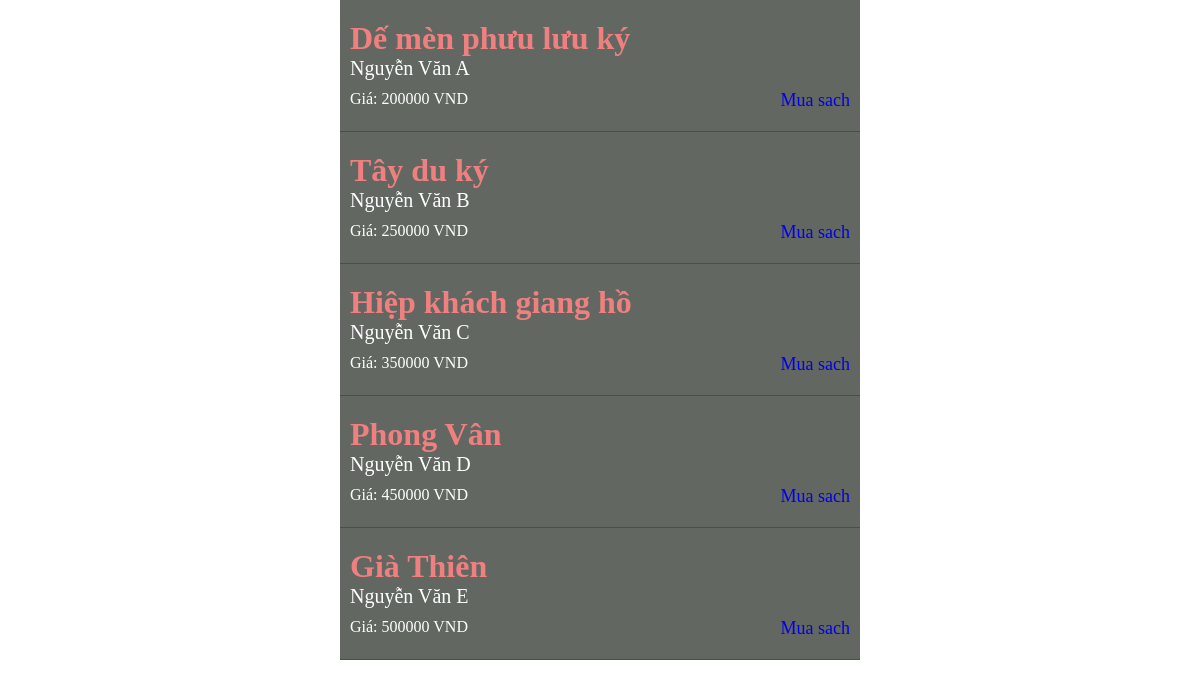
The page / on the database its author committed.
### tables this page shows
CREATE TABLE `book` (
  `id` int(10) NOT NULL,
  `name_book` varchar(200) NOT NULL,
  `composer` varchar(200) NOT NULL,
  `price` varchar(11) NOT NULL
);

### index.php (the view, shortened to what this page needs)
<!DOCTYPE html>
<html lang="en">
<head>
    <link rel="stylesheet" href="css/css.css">
</head>
<body>
    <?php
    $link=new mysqli('localhost','root','','book')or die('kết nối thất bại');
    mysqli_query($link,'SET NAMES UTF8');
    $query="SELECT * FROM book order by id ASC";
    $result=mysqli_query($link,$query);
    if (mysqli_num_rows($result)>0){
        while($row=mysqli_fetch_assoc($result)){
            echo "<div class='container'>";
            echo "<div class='book_name'>".$row["name_book"]."</div>";
            echo "<div class='author'>".$row['composer']."</div>";
            echo "<div class='ok'>";
            echo "<div class='price'>Giá: ".$row['price']." VND</div>";
            echo "<div class='buy'><a href='add_book.php?id=".$row['id']."'>Mua sach</a></div>";
            echo "</div>";
            echo "</div>";
        }
    }else{
        echo "không tìm được dữ liệu ";
    }
    ?>
</body>
</html>

### css/css.css (style rules this page uses)
* { margin : 0; padding : 0; }
.container { width: 500px; background: #626762; color: white; margin: auto; padding: 20px 10px; border-bottom: 1px solid red; }
.book_name { font-size: 32px; font-weight: bold; color: lightcoral; }
.author { font-size: 20px; margin-bottom: 10px; }
.buy { font-size: 18px; }
.ok { display: flex; justify-content: space-between; }
a { transition: 0.3s; text-decoration: none; }

### rows shown on the page
book: name_book "Dế mèn phưu lưu ký", composer "Nguyễn Văn A", price "200000"
book: name_book "Tây du ký", composer "Nguyễn Văn B", price "250000"
book: name_book "Hiệp khách giang hồ", composer "Nguyễn Văn C", price "350000"
book: name_book "Phong Vân", composer "Nguyễn Văn D", price "450000"
book: name_book "Già Thiên", composer "Nguyễn Văn E", price "500000"
